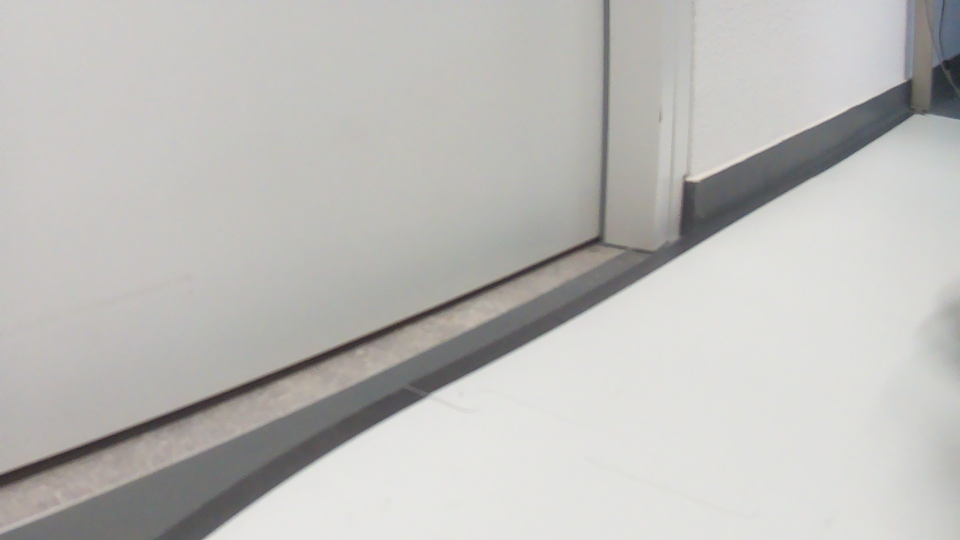
#> input picture capture.jpeg, 1920 x 1080 px (shown at 1/2 size)
$ python edgeDetection.py
#> lines starting #> are read from the running program, lines starting #| are printed output that depends on the picture; after the words box and inside, x2 and y2 are one past the last pixel; in counts of white or black regions, pixels touching at a corner belong together
import cv2 as cv
import numpy as np
import sys
import time

img = cv.imread("../../capture.jpeg", 0)
#> img: shape (1080, 1920); min 27, max 232, mean 188.6

if img is None:
    sys.exit("Could not read the image.")

start_time = time.time()

ret, binary = cv.threshold(img,160,255,cv.THRESH_BINARY)
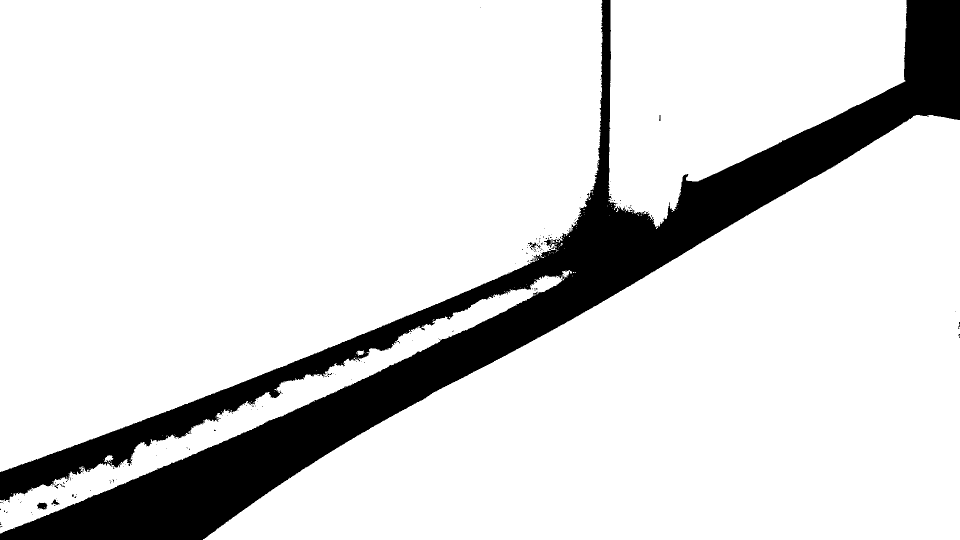
#> binary: shape (1080, 1920) (shown at 1/2 size); 85.9% white; 179 black regions (169 under 20 px), largest, box (x1, y1, x2, y2) and area: (0, 0, 1920, 1080) 291642, (74, 1005, 95, 1019) 205, (1060, 485, 1081, 500) 92
kernel = np.ones((5,5),np.uint8)
erosion = cv.erode(binary,kernel,iterations = 3)
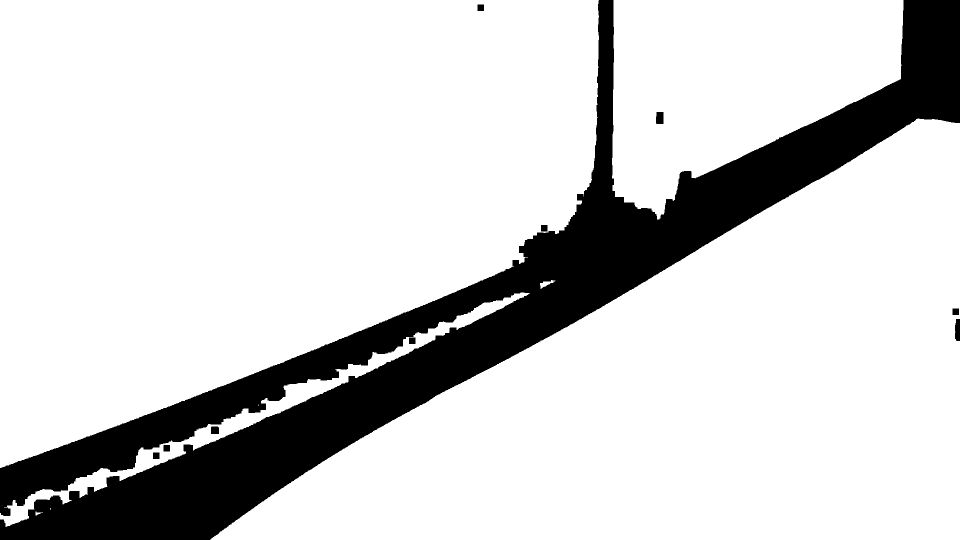
#> erosion: shape (1080, 1920) (shown at 1/2 size); 82.5% white; 10 black regions, largest, box (x1, y1, x2, y2) and area: (0, 0, 1920, 1080) 360182, (1910, 638, 1920, 682) 409, (1312, 224, 1327, 248) 350
dilation = cv.dilate(erosion,kernel,iterations = 5)
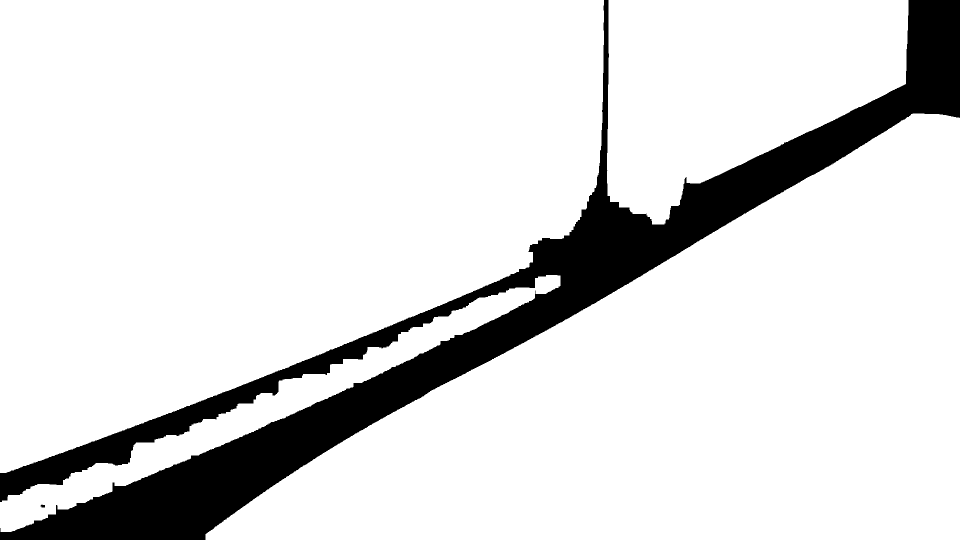
#> dilation: shape (1080, 1920) (shown at 1/2 size); 87.3% white; 2 black regions
contours, hierarchy = cv.findContours(dilation, cv.RETR_TREE, cv.CHAIN_APPROX_SIMPLE)
#> contours = 5 contours; box (x1, y1, x2, y2) and area: (0, 0, 1208, 946) 856860, (411, 227, 1920, 1080) 698436, (1214, 0, 1817, 449) 186230, (0, 550, 1121, 1064) 63078, (80, 1008, 91, 1016) 54
largestArea = 0
largest = None
for contour in contours:
    area = cv.contourArea(contour)
    if (area > largestArea):
        largestArea = area
        largest = [contour]
#> this loop made 5 passes
#> (area, largestArea) on passes 1, 3, 5: (63078.5, 63078.5), (698436.5, 698436.5), (856860.5, 856860.5)
#> area on passes 2, 4: 54, 186230.5
#> after the loop, largestArea = 856860.5

out = np.zeros((1080, 1920, 3), dtype = np.uint8)
cv.drawContours(out, largest, -1, color=(255, 255, 255), thickness=cv.FILLED)
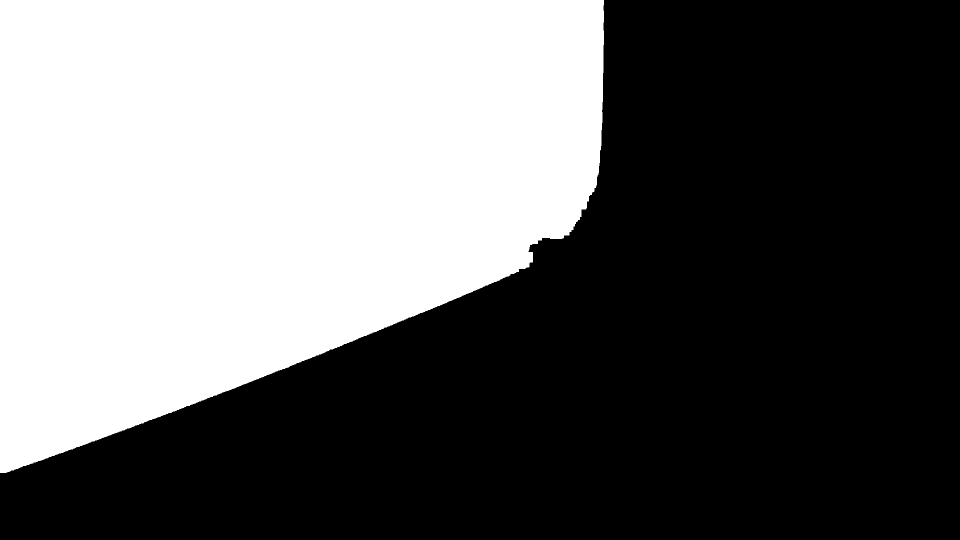
#> out: shape (1080, 1920, 3) (shown at 1/2 size); 41.4% white; 1 white region, box (x1, y1, x2, y2) and area: (0, 0, 1208, 946) 858801

print(f'Processing took {time.time() - start_time} seconds')

cv.imwrite("4 - final.jpeg", out)
